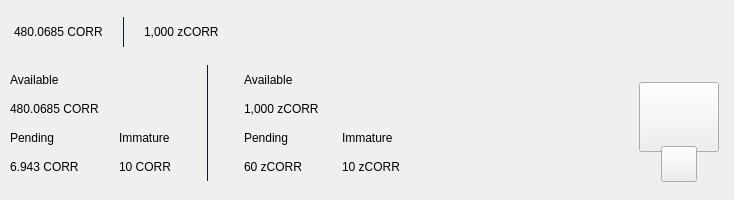
<?xml version="1.0" encoding="UTF-8"?>
<ui version="4.0">
 <class>TopBar</class>
 <widget class="QWidget" name="TopBar">
  <property name="geometry">
   <rect>
    <x>0</x>
    <y>0</y>
    <width>734</width>
    <height>200</height>
   </rect>
  </property>
  <property name="minimumSize">
   <size>
    <width>0</width>
    <height>200</height>
   </size>
  </property>
  <property name="maximumSize">
   <size>
    <width>16777215</width>
    <height>200</height>
   </size>
  </property>
  <property name="windowTitle">
   <string>Form</string>
  </property>
  <layout class="QVBoxLayout" name="verticalLayout_10" stretch="0">
   <property name="spacing">
    <number>0</number>
   </property>
   <property name="leftMargin">
    <number>0</number>
   </property>
   <property name="topMargin">
    <number>0</number>
   </property>
   <property name="rightMargin">
    <number>0</number>
   </property>
   <property name="bottomMargin">
    <number>0</number>
   </property>
   <item>
    <widget class="PFBorderImage" name="containerTop" native="true">
     <layout class="QVBoxLayout" name="verticalLayout_11">
      <property name="spacing">
       <number>0</number>
      </property>
      <property name="leftMargin">
       <number>0</number>
      </property>
      <property name="topMargin">
       <number>0</number>
      </property>
      <property name="rightMargin">
       <number>0</number>
      </property>
      <property name="bottomMargin">
       <number>0</number>
      </property>
      <item>
       <widget class="QWidget" name="top_container_2" native="true">
        <property name="minimumSize">
         <size>
          <width>0</width>
          <height>65</height>
         </size>
        </property>
        <layout class="QHBoxLayout" name="top_container">
         <property name="spacing">
          <number>0</number>
         </property>
         <property name="leftMargin">
          <number>14</number>
         </property>
         <property name="topMargin">
          <number>0</number>
         </property>
         <property name="rightMargin">
          <number>14</number>
         </property>
         <property name="bottomMargin">
          <number>0</number>
         </property>
         <item alignment="Qt::AlignVCenter">
          <widget class="QWidget" name="widgetTopAmount" native="true">
           <property name="sizePolicy">
            <sizepolicy hsizetype="Preferred" vsizetype="Maximum">
             <horstretch>0</horstretch>
             <verstretch>0</verstretch>
            </sizepolicy>
           </property>
           <layout class="QHBoxLayout" name="horizontalLayout_5">
            <property name="spacing">
             <number>0</number>
            </property>
            <property name="leftMargin">
             <number>0</number>
            </property>
            <property name="topMargin">
             <number>0</number>
            </property>
            <property name="rightMargin">
             <number>0</number>
            </property>
            <property name="bottomMargin">
             <number>0</number>
            </property>
            <item alignment="Qt::AlignTop">
             <widget class="QLabel" name="labelAmountTopCorr">
              <property name="minimumSize">
               <size>
                <width>0</width>
                <height>36</height>
               </size>
              </property>
              <property name="styleSheet">
               <string notr="true">padding:0px;margin:0px;</string>
              </property>
              <property name="text">
               <string notr="true">480.0685 CORR</string>
              </property>
             </widget>
            </item>
            <item>
             <spacer name="horizontalSpacer_11">
              <property name="orientation">
               <enum>Qt::Horizontal</enum>
              </property>
              <property name="sizeType">
               <enum>QSizePolicy::Fixed</enum>
              </property>
              <property name="sizeHint" stdset="0">
               <size>
                <width>20</width>
                <height>20</height>
               </size>
              </property>
             </spacer>
            </item>
            <item alignment="Qt::AlignVCenter">
             <widget class="QLabel" name="typeSpacerTop">
              <property name="minimumSize">
               <size>
                <width>1</width>
                <height>30</height>
               </size>
              </property>
              <property name="maximumSize">
               <size>
                <width>1</width>
                <height>30</height>
               </size>
              </property>
              <property name="styleSheet">
               <string notr="true">background-color:#0e192b;
padding:0px;
border:none;</string>
              </property>
              <property name="text">
               <string/>
              </property>
             </widget>
            </item>
            <item>
             <spacer name="horizontalSpacer_12">
              <property name="orientation">
               <enum>Qt::Horizontal</enum>
              </property>
              <property name="sizeType">
               <enum>QSizePolicy::Fixed</enum>
              </property>
              <property name="sizeHint" stdset="0">
               <size>
                <width>20</width>
                <height>20</height>
               </size>
              </property>
             </spacer>
            </item>
            <item alignment="Qt::AlignTop">
             <widget class="QLabel" name="labelAmountTopzCorr">
              <property name="minimumSize">
               <size>
                <width>0</width>
                <height>36</height>
               </size>
              </property>
              <property name="text">
               <string notr="true">1,000 zCORR</string>
              </property>
             </widget>
            </item>
           </layout>
          </widget>
         </item>
         <item>
          <spacer name="horizontalSpacer">
           <property name="orientation">
            <enum>Qt::Horizontal</enum>
           </property>
           <property name="sizeHint" stdset="0">
            <size>
             <width>40</width>
             <height>20</height>
            </size>
           </property>
          </spacer>
         </item>
         <item>
          <layout class="QHBoxLayout" name="horizontalLayout_4">
           <property name="spacing">
            <number>12</number>
           </property>
           <property name="rightMargin">
            <number>0</number>
           </property>
           <item alignment="Qt::AlignRight">
            <widget class="QWidget" name="layoutSync" native="true">
             <property name="minimumSize">
              <size>
               <width>0</width>
               <height>36</height>
              </size>
             </property>
             <property name="maximumSize">
              <size>
               <width>16777215</width>
               <height>36</height>
              </size>
             </property>
             <layout class="QVBoxLayout" name="verticalLayout_9">
              <property name="leftMargin">
               <number>0</number>
              </property>
              <property name="topMargin">
               <number>0</number>
              </property>
              <property name="rightMargin">
               <number>0</number>
              </property>
              <property name="bottomMargin">
               <number>0</number>
              </property>
              <item>
               <widget class="ExpandableButton" name="pushButtonSync" native="true">
                <property name="minimumSize">
                 <size>
                  <width>36</width>
                  <height>36</height>
                 </size>
                </property>
                <property name="maximumSize">
                 <size>
                  <width>16777215</width>
                  <height>36</height>
                 </size>
                </property>
               </widget>
              </item>
             </layout>
            </widget>
           </item>
           <item>
            <widget class="ExpandableButton" name="pushButtonHDUpgrade" native="true">
             <property name="minimumSize">
              <size>
               <width>36</width>
               <height>36</height>
              </size>
             </property>
            </widget>
           </item>
           <item>
            <widget class="ExpandableButton" name="pushButtonStack" native="true">
             <property name="minimumSize">
              <size>
               <width>36</width>
               <height>36</height>
              </size>
             </property>
            </widget>
           </item>
           <item>
            <widget class="ExpandableButton" name="pushButtonColdStaking" native="true">
             <property name="minimumSize">
              <size>
               <width>36</width>
               <height>36</height>
              </size>
             </property>
            </widget>
           </item>
           <item>
            <widget class="ExpandableButton" name="pushButtonConnection" native="true">
             <property name="minimumSize">
              <size>
               <width>36</width>
               <height>36</height>
              </size>
             </property>
            </widget>
           </item>
           <item>
            <widget class="ExpandableButton" name="pushButtonTor" native="true">
             <property name="minimumSize">
              <size>
               <width>36</width>
               <height>36</height>
              </size>
             </property>
            </widget>
           </item>
           <item>
            <widget class="ExpandableButton" name="pushButtonLock" native="true">
             <property name="sizePolicy">
              <sizepolicy hsizetype="Expanding" vsizetype="Expanding">
               <horstretch>0</horstretch>
               <verstretch>0</verstretch>
              </sizepolicy>
             </property>
             <property name="minimumSize">
              <size>
               <width>36</width>
               <height>0</height>
              </size>
             </property>
            </widget>
           </item>
           <item>
            <widget class="ExpandableButton" name="pushButtonTheme" native="true">
             <property name="minimumSize">
              <size>
               <width>36</width>
               <height>36</height>
              </size>
             </property>
             <property name="maximumSize">
              <size>
               <width>16777215</width>
               <height>36</height>
              </size>
             </property>
            </widget>
           </item>
           <item>
            <widget class="ExpandableButton" name="pushButtonFAQ" native="true">
             <property name="minimumSize">
              <size>
               <width>36</width>
               <height>36</height>
              </size>
             </property>
            </widget>
           </item>
          </layout>
         </item>
        </layout>
       </widget>
      </item>
      <item>
       <widget class="QWidget" name="bottom_container" native="true">
        <property name="minimumSize">
         <size>
          <width>0</width>
          <height>135</height>
         </size>
        </property>
        <layout class="QHBoxLayout" name="botton_container">
         <property name="leftMargin">
          <number>10</number>
         </property>
         <property name="topMargin">
          <number>0</number>
         </property>
         <property name="rightMargin">
          <number>10</number>
         </property>
         <property name="bottomMargin">
          <number>10</number>
         </property>
         <item>
          <layout class="QHBoxLayout" name="horizontalLayout_3">
           <property name="bottomMargin">
            <number>9</number>
           </property>
           <item>
            <layout class="QVBoxLayout" name="verticalLayout_7">
             <property name="spacing">
              <number>0</number>
             </property>
             <property name="leftMargin">
              <number>0</number>
             </property>
             <property name="rightMargin">
              <number>30</number>
             </property>
             <item>
              <layout class="QVBoxLayout" name="verticalLayout_2">
               <item>
                <widget class="QLabel" name="labelTitle1">
                 <property name="text">
                  <string>Available</string>
                 </property>
                </widget>
               </item>
               <item>
                <widget class="QLabel" name="labelAmountCorr">
                 <property name="text">
                  <string notr="true">480.0685 CORR</string>
                 </property>
                </widget>
               </item>
              </layout>
             </item>
             <item>
              <layout class="QHBoxLayout" name="horizontalLayout_2">
               <property name="spacing">
                <number>0</number>
               </property>
               <item>
                <layout class="QVBoxLayout" name="verticalLayout_3">
                 <item>
                  <widget class="QLabel" name="labelTitle3">
                   <property name="text">
                    <string>Pending</string>
                   </property>
                  </widget>
                 </item>
                 <item>
                  <widget class="QLabel" name="labelPendingCorr">
                   <property name="text">
                    <string notr="true">6.943 CORR</string>
                   </property>
                  </widget>
                 </item>
                </layout>
               </item>
               <item>
                <spacer name="horizontalSpacer_3">
                 <property name="orientation">
                  <enum>Qt::Horizontal</enum>
                 </property>
                 <property name="sizeType">
                  <enum>QSizePolicy::Fixed</enum>
                 </property>
                 <property name="sizeHint" stdset="0">
                  <size>
                   <width>40</width>
                   <height>20</height>
                  </size>
                 </property>
                </spacer>
               </item>
               <item>
                <layout class="QVBoxLayout" name="verticalLayout_4">
                 <item>
                  <widget class="QLabel" name="labelTitle4">
                   <property name="text">
                    <string>Immature</string>
                   </property>
                  </widget>
                 </item>
                 <item>
                  <widget class="QLabel" name="labelImmatureCorr">
                   <property name="text">
                    <string notr="true">10 CORR</string>
                   </property>
                  </widget>
                 </item>
                </layout>
               </item>
              </layout>
             </item>
            </layout>
           </item>
           <item>
            <widget class="QLabel" name="typeSpacerExpanded">
             <property name="minimumSize">
              <size>
               <width>1</width>
               <height>100</height>
              </size>
             </property>
             <property name="maximumSize">
              <size>
               <width>1</width>
               <height>16777215</height>
              </size>
             </property>
             <property name="styleSheet">
              <string notr="true">background-color:#0e192b;
padding:0px;
border:none;</string>
             </property>
             <property name="text">
              <string/>
             </property>
            </widget>
           </item>
           <item>
            <widget class="QWidget" name="zerocoinBalances" native="true">
             <layout class="QVBoxLayout" name="verticalLayout_8">
              <property name="spacing">
               <number>0</number>
              </property>
              <property name="leftMargin">
               <number>30</number>
              </property>
              <property name="topMargin">
               <number>0</number>
              </property>
              <property name="rightMargin">
               <number>0</number>
              </property>
              <property name="bottomMargin">
               <number>0</number>
              </property>
              <item>
               <layout class="QVBoxLayout" name="verticalLayout">
                <item>
                 <widget class="QLabel" name="labelTitleAvailablezCorr">
                  <property name="text">
                   <string>Available</string>
                  </property>
                 </widget>
                </item>
                <item>
                 <widget class="QLabel" name="labelAvailablezCorr">
                  <property name="text">
                   <string notr="true">1,000 zCORR</string>
                  </property>
                 </widget>
                </item>
               </layout>
              </item>
              <item>
               <layout class="QHBoxLayout" name="horizontalLayout">
                <property name="spacing">
                 <number>0</number>
                </property>
                <item>
                 <layout class="QVBoxLayout" name="verticalLayout_5">
                  <item>
                   <widget class="QLabel" name="labelTitlePendingzCorr">
                    <property name="text">
                     <string>Pending</string>
                    </property>
                   </widget>
                  </item>
                  <item>
                   <widget class="QLabel" name="labelPendingzCorr">
                    <property name="text">
                     <string notr="true">60 zCORR</string>
                    </property>
                   </widget>
                  </item>
                 </layout>
                </item>
                <item>
                 <spacer name="horizontalSpacer_4">
                  <property name="orientation">
                   <enum>Qt::Horizontal</enum>
                  </property>
                  <property name="sizeType">
                   <enum>QSizePolicy::Fixed</enum>
                  </property>
                  <property name="sizeHint" stdset="0">
                   <size>
                    <width>40</width>
                    <height>20</height>
                   </size>
                  </property>
                 </spacer>
                </item>
                <item>
                 <layout class="QVBoxLayout" name="verticalLayout_6">
                  <item>
                   <widget class="QLabel" name="labelTitleImmaturezCorr">
                    <property name="text">
                     <string>Immature</string>
                    </property>
                   </widget>
                  </item>
                  <item>
                   <widget class="QLabel" name="labelImmaturezCorr">
                    <property name="text">
                     <string notr="true">10 zCORR</string>
                    </property>
                   </widget>
                  </item>
                 </layout>
                </item>
               </layout>
              </item>
             </layout>
            </widget>
           </item>
          </layout>
         </item>
         <item>
          <spacer name="horizontalSpacer_2">
           <property name="orientation">
            <enum>Qt::Horizontal</enum>
           </property>
           <property name="sizeHint" stdset="0">
            <size>
             <width>40</width>
             <height>20</height>
            </size>
           </property>
          </spacer>
         </item>
         <item alignment="Qt::AlignHCenter|Qt::AlignVCenter">
          <widget class="QWidget" name="qrContainer" native="true">
           <property name="sizePolicy">
            <sizepolicy hsizetype="Preferred" vsizetype="Minimum">
             <horstretch>0</horstretch>
             <verstretch>0</verstretch>
            </sizepolicy>
           </property>
           <property name="minimumSize">
            <size>
             <width>90</width>
             <height>110</height>
            </size>
           </property>
           <property name="maximumSize">
            <size>
             <width>90</width>
             <height>110</height>
            </size>
           </property>
           <layout class="QVBoxLayout" name="containerQR">
            <property name="spacing">
             <number>0</number>
            </property>
            <property name="leftMargin">
             <number>5</number>
            </property>
            <property name="topMargin">
             <number>10</number>
            </property>
            <property name="rightMargin">
             <number>5</number>
            </property>
            <property name="bottomMargin">
             <number>0</number>
            </property>
            <item>
             <widget class="QPushButton" name="btnQr">
              <property name="minimumSize">
               <size>
                <width>70</width>
                <height>70</height>
               </size>
              </property>
              <property name="maximumSize">
               <size>
                <width>16777215</width>
                <height>70</height>
               </size>
              </property>
              <property name="focusPolicy">
               <enum>Qt::NoFocus</enum>
              </property>
              <property name="text">
               <string/>
              </property>
              <property name="iconSize">
               <size>
                <width>70</width>
                <height>70</height>
               </size>
              </property>
             </widget>
            </item>
            <item>
             <spacer name="verticalSpacer">
              <property name="orientation">
               <enum>Qt::Vertical</enum>
              </property>
              <property name="sizeType">
               <enum>QSizePolicy::Fixed</enum>
              </property>
              <property name="sizeHint" stdset="0">
               <size>
                <width>20</width>
                <height>20</height>
               </size>
              </property>
             </spacer>
            </item>
            <item alignment="Qt::AlignHCenter|Qt::AlignBottom">
             <widget class="QPushButton" name="pushButtonQR">
              <property name="minimumSize">
               <size>
                <width>36</width>
                <height>36</height>
               </size>
              </property>
              <property name="maximumSize">
               <size>
                <width>36</width>
                <height>36</height>
               </size>
              </property>
              <property name="focusPolicy">
               <enum>Qt::NoFocus</enum>
              </property>
              <property name="text">
               <string/>
              </property>
             </widget>
            </item>
           </layout>
          </widget>
         </item>
        </layout>
       </widget>
      </item>
     </layout>
    </widget>
   </item>
  </layout>
 </widget>
 <customwidgets>
  <customwidget>
   <class>ExpandableButton</class>
   <extends>QWidget</extends>
   <header>qt/cryptcore/expandablebutton.h</header>
   <container>1</container>
  </customwidget>
  <customwidget>
   <class>PFBorderImage</class>
   <extends>QFrame</extends>
   <header>qt/cryptcore/pfborderimage.h</header>
   <container>1</container>
  </customwidget>
 </customwidgets>
 <resources/>
 <connections/>
</ui>
